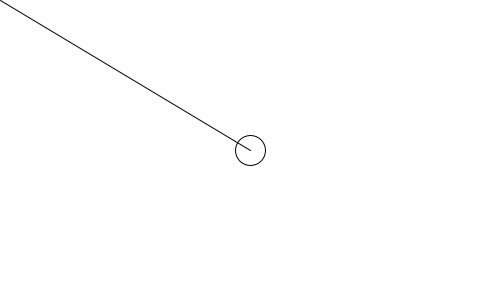
Frame 1 (no input)
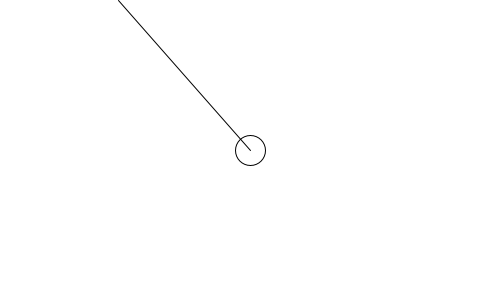
Frame 60 (the mouse pressed at the canvas centre just before this capture)
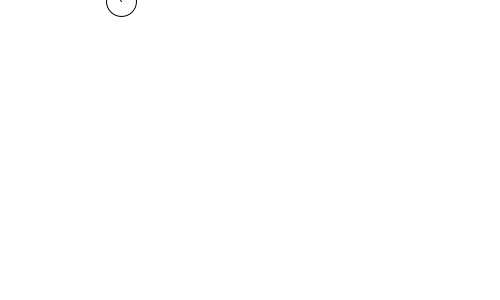
Frame 120 (the mouse held since frame 60 and released just before this capture)

The Processing sketch that drew these frames (run headless with seeded random() and noise(); from frame 60 on, the mouse is pressed at the canvas centre):

// Processing sketch: Scanline
// ── Scanline.pde
// New technique to rotate line
PVector U, V;
int df=2;
boolean move;
int r=15;
void setup() {
  size(500, 300);
  U = new PVector(width/2, height/2);
  V = new PVector(0, 0);
  move = false;
}

void draw() {
  background(-1);
  ellipse(U.x, U.y, 2*r, 2*r);
  line(U.x, U.y, V.x, V.y);
  if (!move) {
    lineScanner();
    t =0;
  } else {
    moveCircle(); 
    if (t < 1.0) {
      t += 0.0025f;
    }
  }
}

void lineScanner() {
  if (V.y==0 && V.x<width) {
    V.x+=df;
  } else if (V.x==width && V.y<height) {
    V.y+=df;
  } else if (V.y==height && 0<V.x) {
    V.x-=df;
  } else if (V.x==0 && 0<V.y) {
    V.y-=df;
  }
}

float t=0.0;
void moveCircle() {
  //  float dir = (U.x<V.x)?1:-1;
  //  U.x = U.x+dir;
  //  U.y = equationOfline(U.x);
  U.x = U.x+t*(V.x-U.x);
  U.y = U.y+t*(V.y-U.y);
}

float equationOfline(float x) {
  float dy = V.y-U.y;
  float dx = V.x-U.x; 
  float y =(dy/dx)*(x-V.x)+V.y;
  return y;
}


void mousePressed() {
  move=!move;
}
